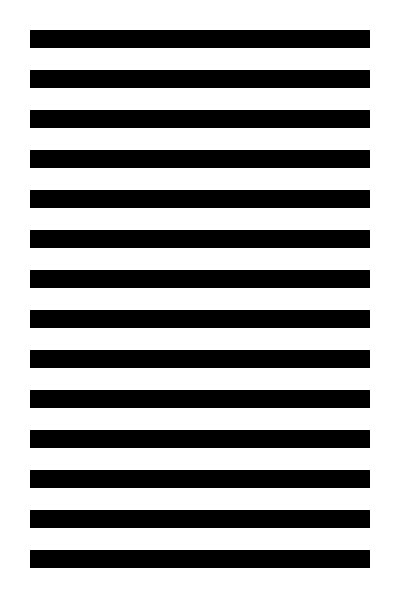
Frame 1 (no input)
Frame 60 (the mouse pressed at the canvas centre just before this capture): identical to frame 1, image omitted
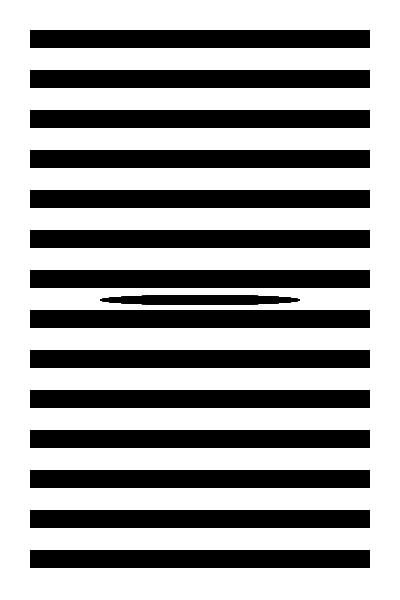
Frame 120 (the mouse held since frame 60 and released just before this capture)

The Processing sketch that drew these frames (run headless with seeded random() and noise(); from frame 60 on, the mouse is pressed at the canvas centre):

// Processing sketch: processing_29235
// ── processing_29235.pde

void setup(){
  size(400, 600);
  smooth();
  background (255);
}
 
 
void draw(){
  
   noStroke();


  if(mousePressed) {
  fill(0,60);
  ellipse (mouseX, mouseY, mouseX, 10);
  }


   noStroke();
   fill(0);
   rect(30, 30, 340, 18);
   rect(30, 70, 340, 18);
   rect(30, 110, 340, 18);
   rect(30, 150, 340, 18);
   rect(30, 190, 340, 18);
   rect(30, 230, 340, 18);
   rect(30, 270, 340, 18);
   rect(30, 310, 340, 18);
   rect(30, 350, 340, 18);
   rect(30, 390, 340, 18);
   rect(30, 430, 340, 18);
   rect(30, 470, 340, 18);
   rect(30, 510, 340, 18);
   rect(30, 550, 340, 18);
  }
